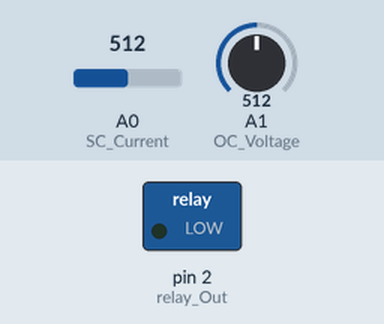
Bench run of a sketch on a simulated Arduino Uno, built with avr-gcc and run on an emulated ATmega328P. On the bench: switched loads named in the sketch (green lamp = pin HIGH). Inputs (shaded band) come from the test bench; at power-on: A0 (SC_Current) = 512, A1 (OC_Voltage) = 512. What the sketch prints to the serial monitor is not drawn.

Above: at 10.7 s.
Timing chart, 0 to 23.4 s (numbered marks = the images above):
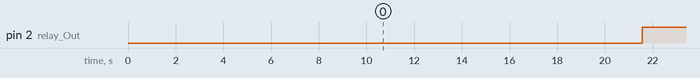

Measured:
- by itself, pin 2 (relay_Out): alternates HIGH for 14.4 s and LOW for 3.6 s

The sketch:

Soruce_recorder_WO_load_V2.ino
```cpp
#include <Wire.h>
#include <TimeLib.h>

//******************************************************************VALUES FOR millis******************************************************************
unsigned long previousMillis1 = 0;
unsigned long previousMillis2 = 0;
const long interval1 = 18000;
const long interval2 = 1000;

//******************************************************************VALUES FOR RTC******************************************************************
const char *monthName[12] = { "Jan", "Feb", "Mar", "Apr", "May", "Jun", "Jul", "Aug", "Sep", "Oct", "Nov", "Dec"};
tmElements_t tm;

//******************************************************************INITIALLZING PINS******************************************************************
int relay_Out = 2;
int SC_Current = A0 ;
//int load_Current = A2 ;
int OC_Voltage = A1 ;

//******************************************************************VALUES FOR ACS712******************************************************************
int sensitivity = 185; //100 for 20A Module and 66 for 30A Module
int volt_read= 0;
int ACSoffset = 2500;
double Voltage = 0;
double Amps = 0;

//******************************************************************VALUES FOR VOLTMETER******************************************************************
float vout = 0.0;
float vin = 0.0;
float R1 = 100000;
float R2 = 22000;
int value = 0;

//***************************************************************FUNCTION FOR READING CURRENT***************************************************************
float readCurrent(float raw_Current)
{
   float AcsValue=0.0,Samples=0.0,AvgAcs=0.0,AcsValueF=0.0;
   for (int x = 0; x < 150; x++){ //Get 150 samples
   AcsValue = analogRead(raw_Current);     //Read current sensor values
   Samples = Samples + AcsValue;  //Add samples together
   delay (3); // let ADC settle before next sample 3ms
}
AvgAcs=Samples/150.0;//Taking Average of Samples

//((AvgAcs * (5.0 / 1024.0)) is converitng the read voltage in 0-5 volts
//2.5 is offset(I assumed that arduino is working on 5v so the viout at no current comes
//out to be 2.5 which is out offset. If your arduino is working on different voltage than
//you must change the offset according to the input voltage)
//0.100v(100mV) is rise in output voltage when 1A current flows at input
AcsValueF = (2.5 - (AvgAcs * (5.0 / 1024.0)) )/0.100;

return AcsValueF; //Print the read current on Serial monitor

}

//***************************************************************FUNCTION FOR READING VOLTAGE***************************************************************
float readVoltage(float raw_Voltage)
{
    double VolValue=0.0,Samples=0.0,AvgVol=0.0;
    for (int x = 0; x < 500; x++)
    { //Get 150 samples
    VolValue = analogRead(raw_Voltage);     //Read current sensor values
    Samples = Samples + VolValue;  //Add samples together
    delay (3); // let ADC settle before next sample 3ms
    }
    AvgVol = Samples/500.0;
    AvgVol = ((AvgVol*5.0)/1023);
    double vin = (AvgVol * 5.545454 );
    return vin;
}

void setup()
{
  Serial.begin(9600);
  pinMode(relay_Out, OUTPUT);
  pinMode(SC_Current, INPUT);
  //pinMode(load_Current, INPUT);
  pinMode(OC_Voltage, INPUT);
  while (!Serial) ; //Wait for serial monitor
}

void loop()
{
  unsigned long currentMillis1 = millis();
  //unsigned long currentMillis2 = millis();
  if (currentMillis1 - previousMillis1 >= interval1)
  {
    // save the last time you transmitted data
    previousMillis1 = currentMillis1;
    //Send Load Current
    /*Serial.print(readCurrent(load_Current));
    Serial.print(",");*/
    //Send Open Circuit Voltage
    digitalWrite(relay_Out, LOW);
    unsigned long currentMillis2 = millis();
    previousMillis2=currentMillis2;
    while(currentMillis2-previousMillis2<=interval2)
    {
      currentMillis2 = millis();
    }
    Serial.print(readVoltage(OC_Voltage));
    Serial.print(",");
    currentMillis2 = millis();
    previousMillis2=currentMillis2;
    while(currentMillis2-previousMillis2<=interval2)
    {
      currentMillis2 = millis();
    }
    digitalWrite(relay_Out, HIGH);
    currentMillis2 = millis();
    previousMillis2=currentMillis2;
    while(currentMillis2-previousMillis2<=interval2)
    {
      currentMillis2 = millis();
    }
    // Send Short Circuit Current
    Serial.println(readCurrent(SC_Current));

  }
}
```
